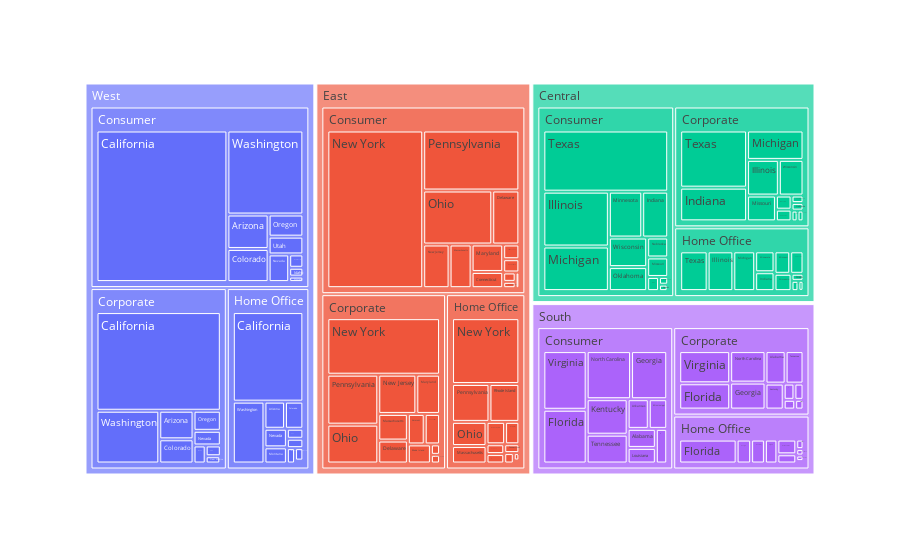

Notebook source saved alongside this figure:
### Code cell
import plotly.express as px 
fig = px.treemap(dataset, path=['Region', 'Segment', 'State'], values='Sales') 
fig.show()

### Figure 1 — Plotly figure (JSON) as saved in the notebook; plotly's stock layout.template omitted (floating-point values rounded to 4 significant figures; data arrays with more than 128 entries replaced by an {"elided": "..."} marker saying what was removed)
{"data": [{"branchvalues": "total", "domain": {"x": [0, 1], "y": [0, 1]}, "hovertemplate": "labels=%{label}<br>Sales=%{value}<br>parent=%{parent}<br>id=%{id}<extra></extra>", "ids": {"elided": "156 str values"}, "labels": {"elided": "156 str values"}, "name": "", "parents": {"elided": "156 str values"}, "type": "treemap", "values": {"elided": "156 float values"}}], "layout": {"legend": {"tracegroupgap": 0}, "margin": {"t": 60}}}
